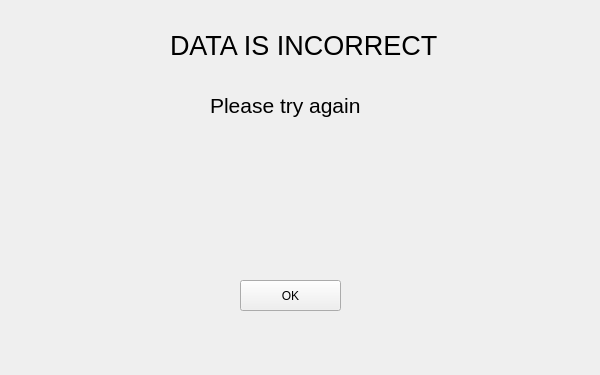
<?xml version="1.0" encoding="UTF-8"?>
<ui version="4.0">
 <class>Form</class>
 <widget class="QWidget" name="Form">
  <property name="geometry">
   <rect>
    <x>0</x>
    <y>0</y>
    <width>600</width>
    <height>375</height>
   </rect>
  </property>
  <property name="focusPolicy">
   <enum>Qt::StrongFocus</enum>
  </property>
  <property name="windowTitle">
   <string>Bomberman</string>
  </property>
  <property name="autoFillBackground">
   <bool>false</bool>
  </property>
  <widget class="QLabel" name="label_sign_in">
   <property name="geometry">
    <rect>
     <x>170</x>
     <y>30</y>
     <width>271</width>
     <height>31</height>
    </rect>
   </property>
   <property name="font">
    <font>
     <pointsize>20</pointsize>
    </font>
   </property>
   <property name="text">
    <string>DATA IS INCORRECT</string>
   </property>
  </widget>
  <widget class="QPushButton" name="button_options">
   <property name="geometry">
    <rect>
     <x>240</x>
     <y>280</y>
     <width>101</width>
     <height>31</height>
    </rect>
   </property>
   <property name="mouseTracking">
    <bool>true</bool>
   </property>
   <property name="focusPolicy">
    <enum>Qt::ClickFocus</enum>
   </property>
   <property name="contextMenuPolicy">
    <enum>Qt::ActionsContextMenu</enum>
   </property>
   <property name="autoFillBackground">
    <bool>false</bool>
   </property>
   <property name="text">
    <string>OK</string>
   </property>
   <property name="checkable">
    <bool>false</bool>
   </property>
   <property name="checked">
    <bool>false</bool>
   </property>
   <property name="flat">
    <bool>false</bool>
   </property>
  </widget>
  <widget class="QLabel" name="label_sign_in_2">
   <property name="geometry">
    <rect>
     <x>210</x>
     <y>90</y>
     <width>271</width>
     <height>31</height>
    </rect>
   </property>
   <property name="font">
    <font>
     <pointsize>16</pointsize>
    </font>
   </property>
   <property name="text">
    <string>Please try again</string>
   </property>
  </widget>
 </widget>
 <resources/>
 <connections/>
</ui>
